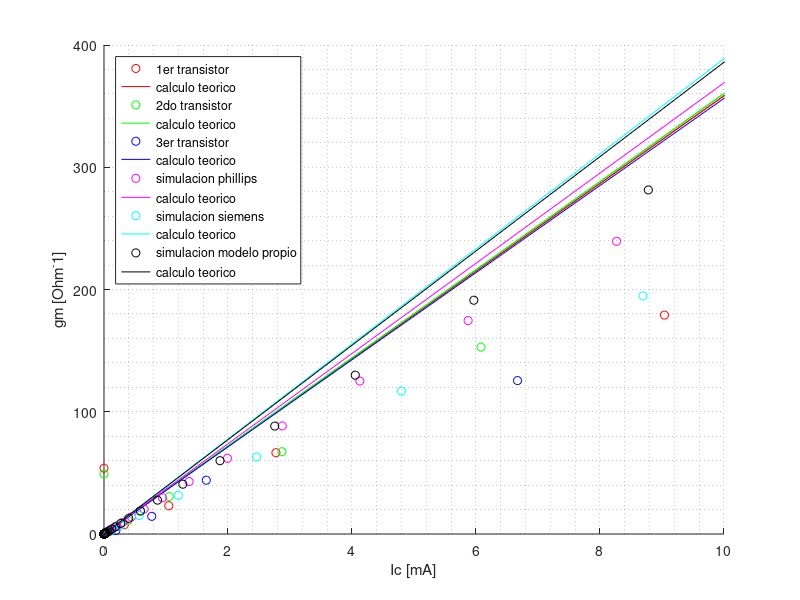
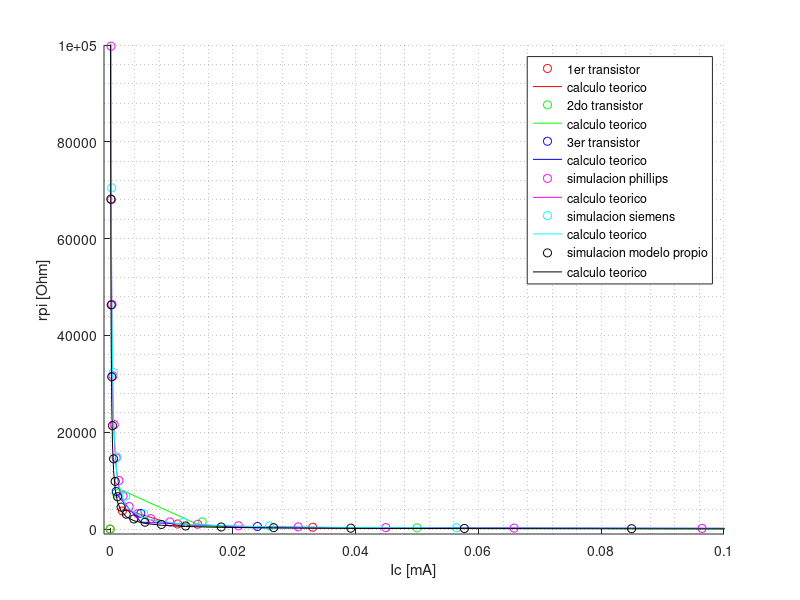

Reproduce these figures in MATLAB, in order.
close all;
clear all;

Vth1 =  0.027900;
Is1 =  1.0623e-10;
Vth2 =  0.027756;
Is2 =  1.1211e-10;
Vth3 =  0.028065;
Is3 =  1.0112e-10;
Vth4 =  0.027096;
Is4 =  7.9122e-11;
Vth5 =  0.025723;
Is5 =  1.9832e-11;
Vth6 =  0.025914;
Is6 =  1.1065e-10;


Medicion1=dlmread('Medicion1.txt','\t',1,0);
Medicion2=dlmread('Medicion2.txt','\t',1,0);
Medicion3=dlmread('Medicion3.txt','\t',1,0);
Simulacion1=dlmread('ICvsVBE(VCE=1.25V)phillips.txt','\t',1,0);
Simulacion2=dlmread('ICvsVBE(VCE=1.25)SIE.txt','\t',1,0);
Simulacion3=dlmread('tbjpropio(ICvsVBE).txt','\t',1,0);

Simulacion1(:,2)=Simulacion1(:,2)*1000;	% Normalización a mA
Simulacion2(:,2)=Simulacion2(:,2)*1000;
Simulacion3(:,2)=Simulacion3(:,2)*1000;


gm_medicion1=diff(Medicion1(:,2))./diff(Medicion1(:,1));
gm_medicion2=diff(Medicion2(:,2))./diff(Medicion2(:,1));
gm_medicion3=diff(Medicion3(:,2))./diff(Medicion3(:,1));
gm_simulacion1=diff(Simulacion1(10:end-10,2))./diff(Simulacion1(10:end-10,1));
gm_simulacion2=diff(Simulacion2(10:end-10,2))./diff(Simulacion2(10:end-10,1));
gm_simulacion3=diff(Simulacion3(10:end-10,2))./diff(Simulacion3(10:end-10,1));

gmt_medicion1 = (Medicion1(:,2) / Vth1);
gmt_medicion2 = (Medicion2(:,2) / Vth2);
gmt_medicion3 = (Medicion3(:,2) / Vth3);
gmt_simulacion1 = (Simulacion1(:,2) / Vth4);
gmt_simulacion2 = (Simulacion2(:,2) / Vth5);
gmt_simulacion3 = (Simulacion3(:,2) / Vth6);


figure
hold on
plot(Medicion1(2:end,2), gm_medicion1, 'ro','Markersize',6);
plot(Medicion1(2:end,2), gmt_medicion1(2:end), 'r-','Markersize',6);

plot(Medicion2(2:end,2),gm_medicion2, 'go','Markersize',6);
plot(Medicion2(2:end,2), gmt_medicion2(2:end), 'g-','Markersize',6);

plot(Medicion3(2:end,2),gm_medicion3, 'bo','Markersize',6);
plot(Medicion3(2:end,2), gmt_medicion3(2:end), 'b-','Markersize',6);

plot(Simulacion1(11:end-10,2),gm_simulacion1, 'mo','Markersize',6);
plot(Simulacion1(2:end,2), gmt_simulacion1(2:end), 'm-','Markersize',6);

plot(Simulacion2(11:end-10,2),gm_simulacion2, 'co','Markersize',6);
plot(Simulacion2(2:end,2), gmt_simulacion2(2:end), 'c-','Markersize',6);

plot(Simulacion3(11:end-10,2),gm_simulacion3, 'ko','Markersize',6);
plot(Simulacion3(2:end,2), gmt_simulacion3(2:end), 'k-','Markersize',6);


legend('1er transistor', 'calculo teorico',
		'2do transistor', 'calculo teorico',
		'3er transistor', 'calculo teorico',
		'simulacion phillips', 'calculo teorico',
		'simulacion siemens', 'calculo teorico',
		'simulacion modelo propio', 'calculo teorico',
	   'Location','Northwest')


axis([0 10 0 400])
xlabel('Ic [mA]')
ylabel('gm [Ohm^-1]')
grid minor
print('fig_gm.png','-dpng');



% graficos de rpi(k)=beta/gm(k)
hfe1=300;
hfe2=309;
hfe3=260;
bsimulacion1 = 458.7;
bsimulacion2 = 466;
bsimulacion3 = 260;

rpi1=(hfe1./gm_medicion1);
rpi2=(hfe2./gm_medicion2);
rpi3=(hfe3./gm_medicion3);
rpi4=(bsimulacion1./gm_simulacion1);
rpi5=(bsimulacion2./gm_simulacion2);
rpi6=(bsimulacion3./gm_simulacion3);


rpi1_teorico = (hfe1 ./gmt_medicion1);
rpi2_teorico = (hfe2 ./gmt_medicion2);
rpi3_teorico = (hfe3 ./gmt_medicion3);
rpi4_teorico = (bsimulacion1./gmt_simulacion1);
rpi5_teorico = (bsimulacion2./gmt_simulacion2);
rpi6_teorico = (bsimulacion3./gmt_simulacion3);

figure
hold on
plot(Medicion1(2:end,2), rpi1, 'ro','Markersize',6);
plot(Medicion1(2:end,2), rpi1_teorico(2:end), 'r-','Markersize',6);

plot(Medicion2(2:end,2), rpi2, 'go','Markersize',6);
plot(Medicion2(2:end,2), rpi2_teorico(2:end), 'g-','Markersize',6);

plot(Medicion3(2:end,2), rpi3, 'bo','Markersize',6);
plot(Medicion3(2:end,2), rpi3_teorico(2:end), 'b-','Markersize',6);

plot(Simulacion1(11:end-10,2),rpi4, 'mo','Markersize',6);
plot(Simulacion1(2:end,2), rpi4_teorico(2:end), 'm-','Markersize',6);

plot(Simulacion2(11:end-10,2),rpi5, 'co','Markersize',6);
plot(Simulacion2(2:end,2), rpi5_teorico(2:end), 'c-','Markersize',6);

plot(Simulacion3(11:end-10,2),rpi6, 'ko','Markersize',6);
plot(Simulacion3(2:end,2), rpi6_teorico(2:end), 'k-','Markersize',6);

legend('1er transistor', 'calculo teorico',
		'2do transistor', 'calculo teorico',
		'3er transistor', 'calculo teorico',
		'simulacion phillips', 'calculo teorico',
		'simulacion siemens', 'calculo teorico',
		'simulacion modelo propio', 'calculo teorico',
	   'Location','Northeast')


xlabel('Ic [mA]')
ylabel('rpi [Ohm]')
axis([-0.001 0.1 -1000 100000])
grid minor
print('fig_rpi.png','-dpng');

